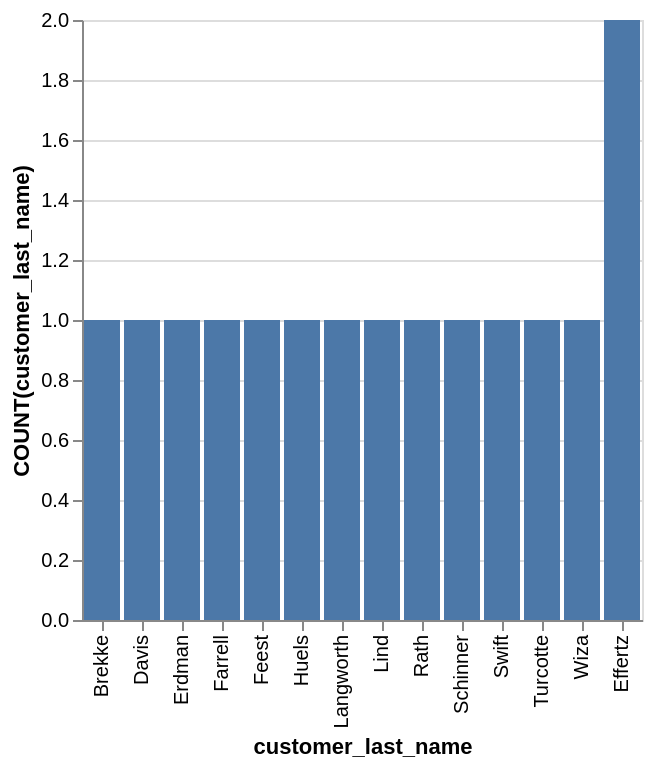

Source (Vega-Lite JSON):
### Vega-Lite specification from a JSON file in a GitHub repository (floating-point values rounded to 4 significant figures)
{"data": {"values": [{"x_data": "Brekke", "y_data": 1}, {"x_data": "Davis", "y_data": 1}, {"x_data": "Erdman", "y_data": 1}, {"x_data": "Farrell", "y_data": 1}, {"x_data": "Feest", "y_data": 1}, {"x_data": "Huels", "y_data": 1}, {"x_data": "Langworth", "y_data": 1}, {"x_data": "Lind", "y_data": 1}, {"x_data": "Rath", "y_data": 1}, {"x_data": "Schinner", "y_data": 1}, {"x_data": "Swift", "y_data": 1}, {"x_data": "Turcotte", "y_data": 1}, {"x_data": "Wiza", "y_data": 1}, {"x_data": "Effertz", "y_data": 2}]}, "mark": "bar", "encoding": {"x": {"field": "x_data", "type": "nominal", "title": "customer_last_name", "sort": {"op": "sum", "field": "y_data", "order": "ascending"}}, "y": {"field": "y_data", "type": "quantitative", "title": "COUNT(customer_last_name)"}}}
